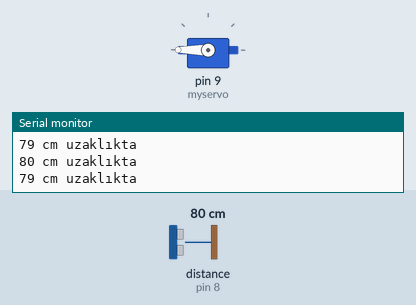
This sketch was run on a simulated Arduino Uno, built with avr-gcc and run on an emulated ATmega328P. Parts: servo, the last lines printed to the serial monitor. Wiring (inferred from the names in the program): ultrasonic range finder: trigger pin 10; echo pin 8. The test bench sets the inputs (shaded band); at power-on: distance to the obstacle (sensor on pin 8) 80 cm. The echo pulse lasts 58.3 µs per cm.

Above: at 4.2 s.
4.3 s: distance to the obstacle (sensor on pin 8) set to 2 cm
At 5.6 s:
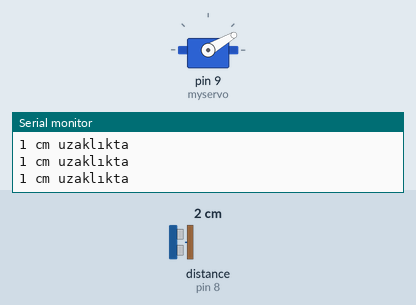
6.0 s: distance to the obstacle (sensor on pin 8) set to 60 cm
At 6.9 s:
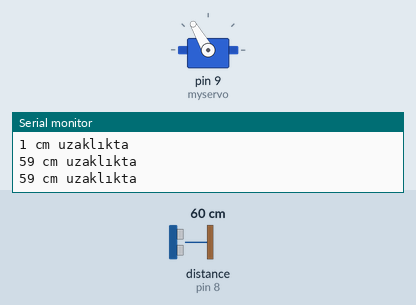
7.5 s: distance to the obstacle (sensor on pin 8) set to 27 cm
At 8.5 s:
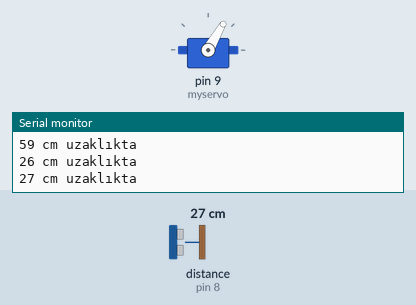
9.0 s: distance to the obstacle (sensor on pin 8) set to 4 cm
At 9.8 s:
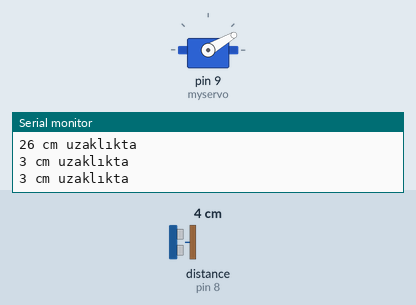
10.5 s: distance to the obstacle (sensor on pin 8) set to 35 cm
At 11.2 s:
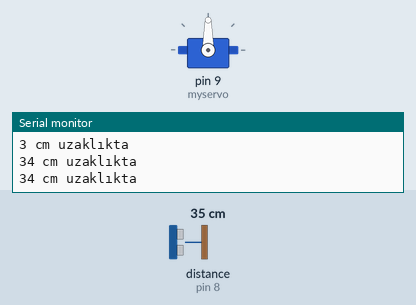
Timing chart, 0 to 13.0 s (numbered marks = the images above; inputs shaded):
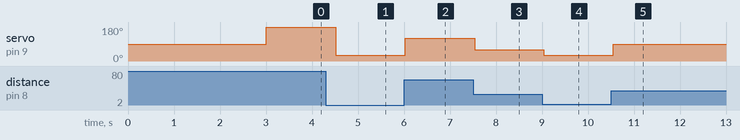

The sketch:

mesafeSensoru_ile_servo_kontrolu.ino
```cpp
#include <Servo.h>
#define trigPin 10
#define echoPin 8
long sure, mesafe;
Servo myservo;
void setup () {

Serial.begin(9600);
myservo.attach(9);
pinMode(trigPin, OUTPUT);
pinMode(echoPin, INPUT);
Serial.println("Arduino İle Mesafe Sensörü Uygulaması Başlatılıyor...");
delay(3000);
}

void loop () {
digitalWrite(trigPin, LOW);
delayMicroseconds(3);
digitalWrite(trigPin, HIGH);
delayMicroseconds(10);
digitalWrite(trigPin, LOW);
sure = pulseIn(echoPin, HIGH);
mesafe = (sure/2) * 0.0343;
Serial.print(mesafe);
Serial.println(" cm uzaklıkta");

if (mesafe > 0 && mesafe <= 20){
  myservo.write(30);
  }

  else if(mesafe > 20 && mesafe <= 30){
  myservo.write(60);
  }

  else if(mesafe > 30 && mesafe <= 50){
  myservo.write(90);
  }
  else if(mesafe > 50 && mesafe <= 70){
  myservo.write(120);
    }
    else {
 myservo.write(180);
    }

delay(500);
}
```

Measured:
- after the input at 4.3 s, servo on pin 9 (myservo): 180° → 30° after 0.22 s
- after the input at 6.0 s, servo on pin 9 (myservo): 30° → 120° at once
- after the input at 7.5 s, servo on pin 9 (myservo): 120° → 60° at once
- after the input at 9.0 s, servo on pin 9 (myservo): 60° → 30° at once
- after the input at 10.5 s, servo on pin 9 (myservo): 30° → 90° after 0.05 s
